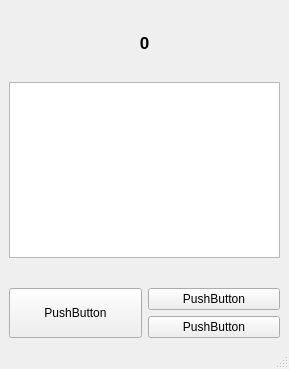
<?xml version="1.0" encoding="UTF-8"?>
<ui version="4.0">
 <class>MainWindow</class>
 <widget class="QMainWindow" name="MainWindow">
  <property name="geometry">
   <rect>
    <x>0</x>
    <y>0</y>
    <width>289</width>
    <height>369</height>
   </rect>
  </property>
  <property name="windowTitle">
   <string>MainWindow</string>
  </property>
  <widget class="QWidget" name="centralwidget">
   <layout class="QGridLayout" name="gridLayout">
    <item row="0" column="0" colspan="2">
     <spacer name="verticalSpacer_2">
      <property name="orientation">
       <enum>Qt::Vertical</enum>
      </property>
      <property name="sizeHint" stdset="0">
       <size>
        <width>20</width>
        <height>40</height>
       </size>
      </property>
     </spacer>
    </item>
    <item row="2" column="0" colspan="2">
     <spacer name="verticalSpacer">
      <property name="orientation">
       <enum>Qt::Vertical</enum>
      </property>
      <property name="sizeHint" stdset="0">
       <size>
        <width>20</width>
        <height>40</height>
       </size>
      </property>
     </spacer>
    </item>
    <item row="3" column="0" colspan="2">
     <widget class="QTextBrowser" name="tBr_LapTimeDisplay">
      <property name="tabChangesFocus">
       <bool>false</bool>
      </property>
      <property name="html">
       <string>&lt;!DOCTYPE HTML PUBLIC &quot;-//W3C//DTD HTML 4.0//EN&quot; &quot;http://www.w3.org/TR/REC-html40/strict.dtd&quot;&gt;
&lt;html&gt;&lt;head&gt;&lt;meta name=&quot;qrichtext&quot; content=&quot;1&quot; /&gt;&lt;meta charset=&quot;utf-8&quot; /&gt;&lt;style type=&quot;text/css&quot;&gt;
p, li { white-space: pre-wrap; }
hr { height: 1px; border-width: 0; }
li.unchecked::marker { content: &quot;\2610&quot;; }
li.checked::marker { content: &quot;\2612&quot;; }
&lt;/style&gt;&lt;/head&gt;&lt;body style=&quot; font-family:'Segoe UI'; font-size:9pt; font-weight:400; font-style:normal;&quot;&gt;
&lt;p style=&quot;-qt-paragraph-type:empty; margin-top:0px; margin-bottom:0px; margin-left:0px; margin-right:0px; -qt-block-indent:0; text-indent:0px;&quot;&gt;&lt;br /&gt;&lt;/p&gt;&lt;/body&gt;&lt;/html&gt;</string>
      </property>
     </widget>
    </item>
    <item row="4" column="0" colspan="2">
     <spacer name="verticalSpacer_3">
      <property name="orientation">
       <enum>Qt::Vertical</enum>
      </property>
      <property name="sizeHint" stdset="0">
       <size>
        <width>20</width>
        <height>40</height>
       </size>
      </property>
     </spacer>
    </item>
    <item row="5" column="0" rowspan="2">
     <widget class="QPushButton" name="pb_StartStop">
      <property name="enabled">
       <bool>true</bool>
      </property>
      <property name="maximumSize">
       <size>
        <width>16777215</width>
        <height>16777214</height>
       </size>
      </property>
      <property name="text">
       <string>PushButton</string>
      </property>
      <property name="checkable">
       <bool>true</bool>
      </property>
     </widget>
    </item>
    <item row="5" column="1">
     <widget class="QPushButton" name="pb_circle">
      <property name="text">
       <string>PushButton</string>
      </property>
     </widget>
    </item>
    <item row="6" column="1">
     <widget class="QPushButton" name="pb_clear">
      <property name="text">
       <string>PushButton</string>
      </property>
      <property name="checkable">
       <bool>false</bool>
      </property>
      <property name="flat">
       <bool>false</bool>
      </property>
     </widget>
    </item>
    <item row="1" column="0" colspan="2">
     <widget class="QLabel" name="lb_time">
      <property name="font">
       <font>
        <pointsize>13</pointsize>
        <bold>true</bold>
       </font>
      </property>
      <property name="text">
       <string>0</string>
      </property>
      <property name="alignment">
       <set>Qt::AlignCenter</set>
      </property>
     </widget>
    </item>
   </layout>
  </widget>
  <widget class="QMenuBar" name="menubar">
   <property name="geometry">
    <rect>
     <x>0</x>
     <y>0</y>
     <width>289</width>
     <height>26</height>
    </rect>
   </property>
  </widget>
  <widget class="QStatusBar" name="statusbar"/>
 </widget>
 <resources/>
 <connections>
  <connection>
   <sender>pb_clear</sender>
   <signal>clicked()</signal>
   <receiver>tBr_LapTimeDisplay</receiver>
   <slot>clear()</slot>
   <hints>
    <hint type="sourcelabel">
     <x>157</x>
     <y>307</y>
    </hint>
    <hint type="destinationlabel">
     <x>129</x>
     <y>229</y>
    </hint>
   </hints>
  </connection>
 </connections>
</ui>
